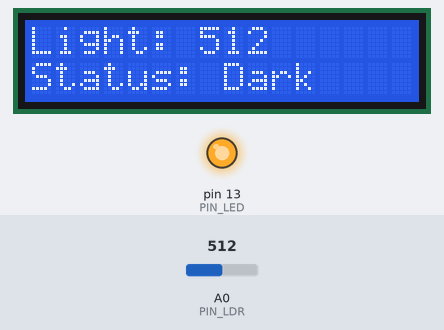
Bench run of a sketch on a simulated Arduino Uno, built with avr-gcc and run on an emulated ATmega328P. On the bench: 16×2 character LCD, output pins drawn as LEDs (lit = HIGH). The inputs (shaded band) are chosen by the test bench; at power-on: A0 (PIN_LDR) = 512. What the sketch prints to the serial monitor is not drawn.

Above: at 2.7 s.
2.8 s: A0 (PIN_LDR) set to 311
At 4.1 s:
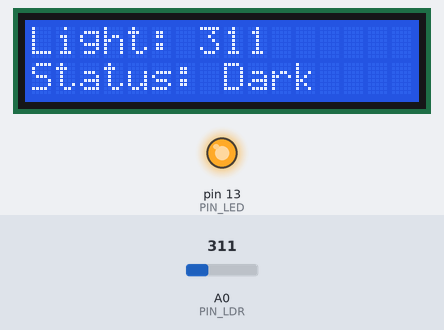
4.4 s: A0 (PIN_LDR) set to 292
At 5.7 s:
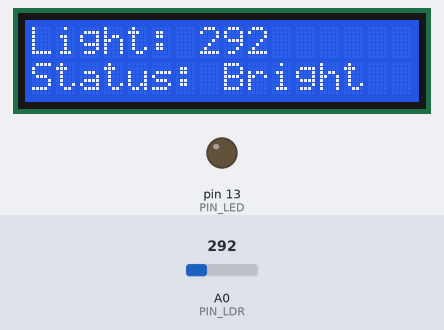
6.0 s: A0 (PIN_LDR) set to 306
At 7.2 s:
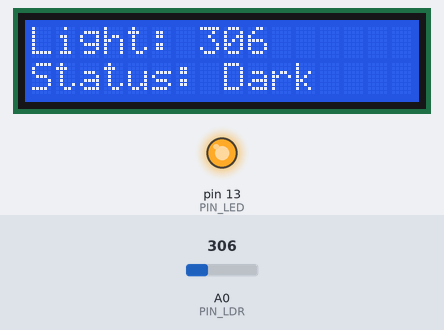
Timing chart, 0 to 9.0 s (numbered marks = the images above; inputs shaded):
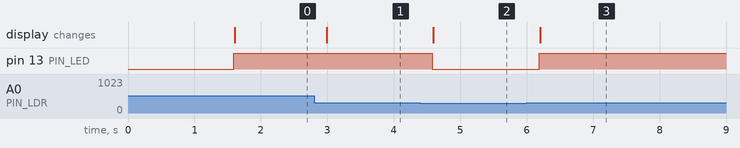

Measured:
- the behaviour switches between 301 and 300 on A0 (PIN_LDR) (found by bisection; images 1 and 2)
- after the input at 2.8 s, the display: changes after 0.19 s (image 1)
- after the input at 4.4 s, pin 13 (PIN_LED): HIGH → LOW after 0.18 s; the display: changes after 0.19 s (image 2)
- after the input at 6.0 s, pin 13 (PIN_LED): LOW → HIGH after 0.19 s; the display: changes after 0.20 s (image 3)

The sketch:

04.ino
```cpp
#include <Wire.h>
#include <LiquidCrystal_I2C.h>

const int PIN_LDR = A0;
const int PIN_LED = 13;

LiquidCrystal_I2C lcd(0x27, 16, 2);

void setup() {
  Serial.begin(9600);
  pinMode(PIN_LED, OUTPUT);

  lcd.init();
  lcd.backlight();

  lcd.setCursor(0, 0);
  lcd.print("Light Monitor");
  delay(1500);
  lcd.clear();
}

void loop() {
  int light = analogRead(PIN_LDR);

  Serial.print("Light = ");
  Serial.println(light);

  lcd.setCursor(0, 0);
  lcd.print("Light: ");
  lcd.print(light);
  lcd.print("    ");

  lcd.setCursor(0, 1);

  // กรณีนี้มืดแล้วค่า light สูงกว่า 300
  if (light > 300) {
    digitalWrite(PIN_LED, HIGH);
    lcd.print("Status: Dark    ");
  } else {
    digitalWrite(PIN_LED, LOW);
    lcd.print("Status: Bright  ");
  }

  delay(200);
}
```
